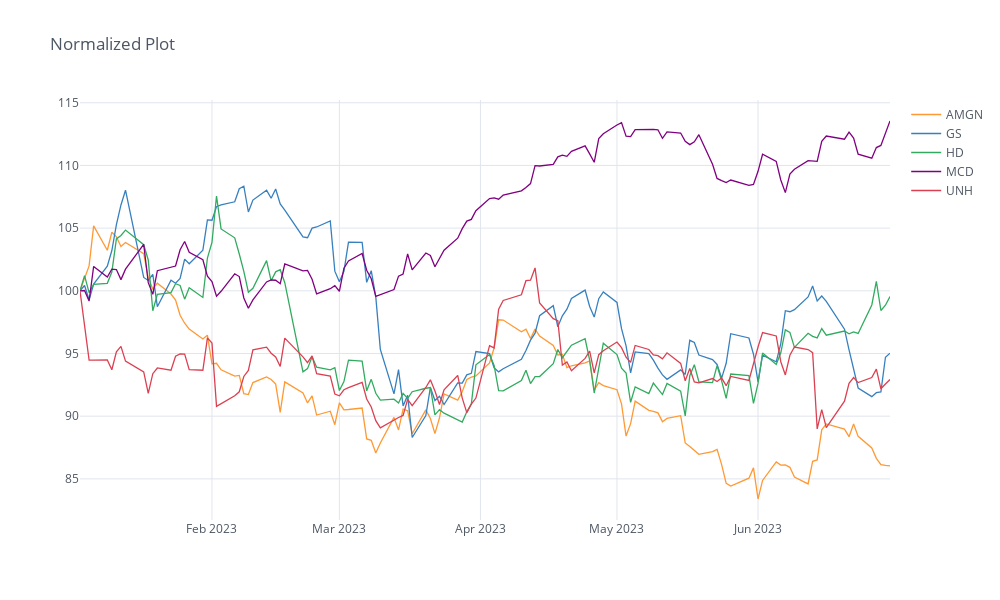

The notebook cell saved with this chart:
### Code cell
# Normalised plot
df4.normalize().iplot(title='Normalized Plot', dimensions=(1000, 600))
